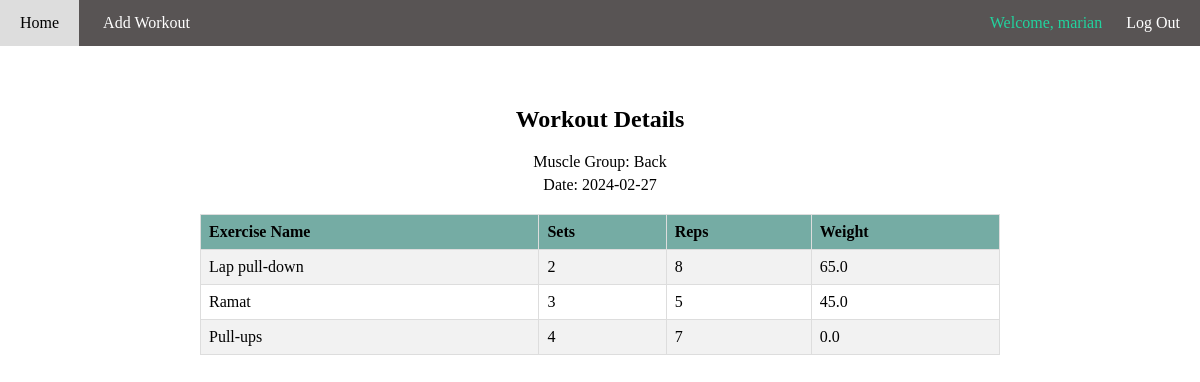
Page /log/7 (signed in) on the committed database.
### tables this page shows
CREATE TABLE logs (id INTEGER PRIMARY KEY AUTOINCREMENT NOT NULL, user_id INT NOT NULL, date DATE NOT NULL, muscle_group TEXT NOT NULL, FOREIGN KEY (user_id) REFERENCES users (id));

CREATE TABLE log_details (id INTEGER PRIMARY KEY AUTOINCREMENT NOT NULL, log_id INT NOT NULL, sets INT NOT NULL, reps INT NOT NULL, weight REAL, ex_name TEXT NOT NULL, FOREIGN KEY (log_id) REFERENCES logs (id));

### app.py (the view)
@app.route("/log/<int:log_id>")
@login_required
def log(log_id):
    log_details = db.execute("""SELECT l.id, l.date, l.muscle_group, ld.sets,
                            ld.reps, ld.weight, ld.ex_name FROM logs l
                            JOIN log_details ld ON l.id = ld.log_id
                            JOIN users u ON u.id = l.user_id
                            WHERE u.id = ? AND l.id = ?
                            """, session["user_id"], log_id)
    print(log_details)
    muscle_group = log_details[0]["muscle_group"]
    date = log_details[0]["date"]
    return render_template("log.html", muscle_group = muscle_group, date = date, details = log_details)

### app.py (called while the page is built)
@app.after_request
def after_request(response):
    response.headers["Cache-Control"] = "no-cache, no-store, must-revalidate"
    response.headers["Expires"] = 0
    response.headers["Pragma"] = "no-cache"
    return response

### helpers.py (called while the page is built)
def login_required(f):
    @wraps(f)
    def decorated_function(*args, **kwargs):
        if session.get("user_id") is None:
            return redirect("/login")
        return f(*args, **kwargs)
    return decorated_function

### templates/log.html (shortened to what this page needs)
{% extends "layout.html" %}
{% block main %}
    <div class="container5">
        <h2>Workout Details</h2>
        <div class="container6">
            <p>Muscle Group: {{ muscle_group }}</p>
            <p>Date: {{ date }}</p>
        </div>
        <table class="ex_table">
            <tr>
                <th>Exercise Name</th>
                <th>Sets</th>
                <th>Reps</th>
                <th>Weight</th>
            </tr>
            {% for detail in details %}
            <tr>
                <td>{{ detail.ex_name }}</td>
                <td>{{ detail.sets }}</td>
                <td>{{ detail.reps }}</td>
                <td>{{ detail.weight }}</td>
            </tr>
            {% endfor %}
        </table>
    </div>
{% endblock %}

### static/styles.css (style rules this page uses)
body { margin: 0; }
h2 { text-align: center; }
p { margin-top: 15px; text-align: center; }
.container5 { max-width: 800px; margin: 0 auto; padding: 20px; }
.container6 { margin-bottom: 20px; }
.container6 p { margin: 5px 0; }
.ex_table { width: 100%; border-collapse: collapse; margin-top: 20px; }
.ex_table th, .ex_table td { border: 1px solid #ddd; padding: 8px; text-align: left; }
.ex_table th { background-color: #75aca4; }
.ex_table tr:nth-child(even) { background-color: #f2f2f2; }

### rows in the picture
logs: muscle_group "Back", date "2024-02-27"
log_details: ex_name "Lap pull-down", sets "2", reps "8", weight "65.0"
log_details: ex_name "Ramat", sets "3", reps "5", weight "45.0"
log_details: ex_name "Pull-ups", sets "4", reps "7", weight "0.0"

### other values in the picture
{{ session["username"] }} "marian"
